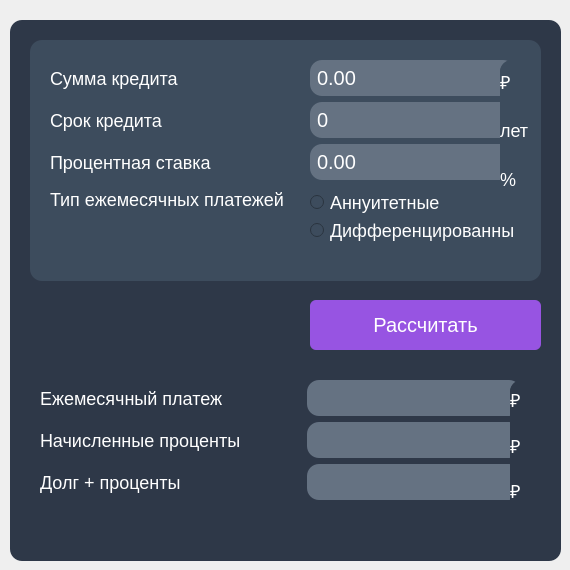
    <widget class="QWidget" name="tab_3">
     <attribute name="title">
      <string>Кредитный</string>
     </attribute>
     <widget class="QFrame" name="frame_4">
      <property name="geometry">
       <rect>
        <x>10</x>
        <y>20</y>
        <width>551</width>
        <height>541</height>
       </rect>
      </property>
      <property name="minimumSize">
       <size>
        <width>0</width>
        <height>0</height>
       </size>
      </property>
      <property name="styleSheet">
       <string notr="true">background-color: rgb(46, 56, 72);
/*background: #516071;*/
border-radius: 12px;</string>
      </property>
      <property name="frameShape">
       <enum>QFrame::StyledPanel</enum>
      </property>
      <property name="frameShadow">
       <enum>QFrame::Raised</enum>
      </property>
      <widget class="QPushButton" name="pushButton_equal_2">
       <property name="geometry">
        <rect>
         <x>300</x>
         <y>280</y>
         <width>231</width>
         <height>50</height>
        </rect>
       </property>
       <property name="minimumSize">
        <size>
         <width>0</width>
         <height>0</height>
        </size>
       </property>
       <property name="styleSheet">
        <string notr="true">QPushButton {
background: #516071;
border-radius: 6px;
color: #FFFFFF;
font-size: 20px;
height:  50px;
background-color: rgb(151, 84, 226);
}

QPushButton:hover {
background-color: rgb(201, 134, 255);
}
QPushButton:pressed {
background-color:  rgb(122, 232, 160);
}
</string>
       </property>
       <property name="text">
        <string>Рассчитать</string>
       </property>
      </widget>
      <widget class="QWidget" name="formLayoutWidget">
       <property name="geometry">
        <rect>
         <x>30</x>
         <y>360</y>
         <width>481</width>
         <height>127</height>
        </rect>
       </property>
       <layout class="QFormLayout" name="formLayout">
        <property name="labelAlignment">
         <set>Qt::AlignBottom|Qt::AlignLeading|Qt::AlignLeft</set>
        </property>
        <property name="formAlignment">
         <set>Qt::AlignLeading|Qt::AlignLeft|Qt::AlignTop</set>
        </property>
        <item row="1" column="0">
         <widget class="QLabel" name="label_10">
          <property name="styleSheet">
           <string notr="true">color: #FFFFFF;
font-size: 18px;</string>
          </property>
          <property name="text">
           <string>Начисленные проценты</string>
          </property>
         </widget>
        </item>
        <item row="2" column="0">
         <widget class="QLabel" name="label_11">
          <property name="styleSheet">
           <string notr="true">color: #FFFFFF;
font-size: 18px;</string>
          </property>
          <property name="text">
           <string>Долг + проценты</string>
          </property>
         </widget>
        </item>
        <item row="0" column="1">
         <widget class="QLineEdit" name="lineEdit_4">
          <property name="styleSheet">
           <string notr="true">font-size: 20px;
color: white;
background:  rgb(101, 114, 130);
padding: 5px;
padding-right: 10px;
margin-left: 60px;
min-width: 70px;</string>
          </property>
          <property name="readOnly">
           <bool>true</bool>
          </property>
         </widget>
        </item>
        <item row="1" column="1">
         <widget class="QLineEdit" name="lineEdit_5">
          <property name="styleSheet">
           <string notr="true">font-size: 20px;
color: white;
background:  rgb(101, 114, 130);
padding: 5px;
padding-right: 10px;
margin-left: 60px;
min-width: 70px;</string>
          </property>
          <property name="readOnly">
           <bool>true</bool>
          </property>
         </widget>
        </item>
        <item row="2" column="1">
         <widget class="QLineEdit" name="lineEdit_6">
          <property name="styleSheet">
           <string notr="true">font-size: 20px;
color: white;
background:  rgb(101, 114, 130);
padding: 5px;
padding-right: 10px;
margin-left: 60px;
min-width: 70px;</string>
          </property>
          <property name="readOnly">
           <bool>true</bool>
          </property>
         </widget>
        </item>
        <item row="0" column="0">
         <widget class="QLabel" name="label_9">
          <property name="styleSheet">
           <string notr="true">color: #FFFFFF;
font-size: 18px;</string>
          </property>
          <property name="text">
           <string>Ежемесячный платеж</string>
          </property>
         </widget>
        </item>
       </layout>
      </widget>
      <widget class="QGroupBox" name="groupBox">
       <property name="geometry">
        <rect>
         <x>20</x>
         <y>20</y>
         <width>511</width>
         <height>241</height>
        </rect>
       </property>
       <property name="styleSheet">
        <string notr="true">background:  rgb(61, 76, 93);
border-radius: 12px;</string>
       </property>
       <property name="title">
        <string/>
       </property>
       <widget class="QWidget" name="formLayoutWidget_2">
        <property name="geometry">
         <rect>
          <x>20</x>
          <y>20</y>
          <width>465</width>
          <height>221</height>
         </rect>
        </property>
        <layout class="QFormLayout" name="formLayout_2">
         <property name="labelAlignment">
          <set>Qt::AlignBottom|Qt::AlignLeading|Qt::AlignLeft</set>
         </property>
         <property name="formAlignment">
          <set>Qt::AlignLeading|Qt::AlignLeft|Qt::AlignTop</set>
         </property>
         <property name="bottomMargin">
          <number>0</number>
         </property>
         <item row="0" column="0">
          <widget class="QLabel" name="label_5">
           <property name="layoutDirection">
            <enum>Qt::LeftToRight</enum>
           </property>
           <property name="styleSheet">
            <string notr="true">color: #FFFFFF;
font-size: 18px;</string>
           </property>
           <property name="text">
            <string>Сумма кредита</string>
           </property>
           <property name="alignment">
            <set>Qt::AlignLeading|Qt::AlignLeft|Qt::AlignVCenter</set>
           </property>
          </widget>
         </item>
         <item row="0" column="1">
          <widget class="QDoubleSpinBox" name="doubleSpinBox_5">
           <property name="styleSheet">
            <string notr="true">QDoubleSpinBox {
font-size: 20px;
color: white;
background:  rgb(101, 114, 130);
padding: 5px;
padding-right: 10px;
margin-left: 20px;
}</string>
           </property>
           <property name="alignment">
            <set>Qt::AlignJustify|Qt::AlignVCenter</set>
           </property>
           <property name="buttonSymbols">
            <enum>QAbstractSpinBox::NoButtons</enum>
           </property>
           <property name="prefix">
            <string/>
           </property>
           <property name="suffix">
            <string/>
           </property>
           <property name="minimum">
            <double>0.000000000000000</double>
           </property>
           <property name="maximum">
            <double>10000000.000000000000000</double>
           </property>
          </widget>
         </item>
         <item row="1" column="0">
          <widget class="QLabel" name="label_8">
           <property name="styleSheet">
            <string notr="true">color: #FFFFFF;
font-size: 18px;</string>
           </property>
           <property name="text">
            <string>Срок кредита</string>
           </property>
          </widget>
         </item>
         <item row="1" column="1">
          <widget class="QSpinBox" name="spinBox">
           <property name="styleSheet">
            <string notr="true">min-width: 70px;
font-size: 20px;
color: white;
background:  rgb(101, 114, 130);
padding: 5px;
padding-right: 10px;
margin-left: 20px;</string>
           </property>
           <property name="buttonSymbols">
            <enum>QAbstractSpinBox::NoButtons</enum>
           </property>
           <property name="minimum">
            <number>0</number>
           </property>
          </widget>
         </item>
         <item row="2" column="0">
          <widget class="QLabel" name="label_7">
           <property name="styleSheet">
            <string notr="true">color: #FFFFFF;
font-size: 18px;</string>
           </property>
           <property name="text">
            <string>Процентная ставка</string>
           </property>
          </widget>
         </item>
         <item row="2" column="1">
          <widget class="QDoubleSpinBox" name="doubleSpinBox_7">
           <property name="styleSheet">
            <string notr="true">QDoubleSpinBox {
font-size: 20px;
color: white;
background:  rgb(101, 114, 130);
padding: 5px;
padding-right: 10px;
margin-left: 20px;
min-width: 70px;
}</string>
           </property>
           <property name="buttonSymbols">
            <enum>QAbstractSpinBox::NoButtons</enum>
           </property>
           <property name="prefix">
            <string/>
           </property>
           <property name="suffix">
            <string/>
           </property>
           <property name="minimum">
            <double>0.000000000000000</double>
           </property>
           <property name="maximum">
            <double>10000000.000000000000000</double>
           </property>
          </widget>
         </item>
         <item row="3" column="0">
          <widget class="QLabel" name="label_12">
           <property name="styleSheet">
            <string notr="true">color: #FFFFFF;
font-size: 18px;</string>
           </property>
           <property name="text">
            <string>Тип ежемесячных платежей</string>
           </property>
          </widget>
         </item>
         <item row="3" column="1">
          <widget class="QRadioButton" name="radioButton_3">
           <property name="styleSheet">
            <string notr="true">color: #FFFFFF;
font-size: 18px;
margin-left: 20px;
padding-top: 5px;</string>
           </property>
           <property name="text">
            <string>Аннуитетные</string>
           </property>
          </widget>
         </item>
         <item row="4" column="1">
          <widget class="QRadioButton" name="radioButton">
           <property name="styleSheet">
            <string notr="true">color: #FFFFFF;
font-size: 18px;
margin-left: 20px;</string>
           </property>
           <property name="text">
            <string>Дифференцированные</string>
           </property>
          </widget>
         </item>
        </layout>
       </widget>
       <widget class="QWidget" name="verticalLayoutWidget">
        <property name="geometry">
         <rect>
          <x>470</x>
          <y>20</y>
          <width>31</width>
          <height>141</height>
         </rect>
        </property>
        <layout class="QVBoxLayout" name="verticalLayout">
         <item>
          <widget class="QLabel" name="label_2">
           <property name="styleSheet">
            <string notr="true">color: #FFFFFF;
font-size: 18px;</string>
           </property>
           <property name="text">
            <string>₽</string>
           </property>
          </widget>
         </item>
         <item>
          <widget class="QLabel" name="label_3">
           <property name="styleSheet">
            <string notr="true">color: #FFFFFF;
font-size: 18px;</string>
           </property>
           <property name="text">
            <string>лет</string>
           </property>
          </widget>
         </item>
         <item>
          <widget class="QLabel" name="label_4">
           <property name="styleSheet">
            <string notr="true">color: #FFFFFF;
font-size: 18px;</string>
           </property>
           <property name="text">
            <string>%</string>
           </property>
          </widget>
         </item>
        </layout>
       </widget>
      </widget>
      <widget class="QLineEdit" name="lineEdit_7">
       <property name="geometry">
        <rect>
         <x>30</x>
         <y>270</y>
         <width>181</width>
         <height>31</height>
        </rect>
       </property>
       <property name="minimumSize">
        <size>
         <width>0</width>
         <height>0</height>
        </size>
       </property>
       <property name="styleSheet">
        <string notr="true">
color: rgb(232, 88, 86);
font-size: 20px;</string>
       </property>
       <property name="text">
        <string/>
       </property>
       <property name="alignment">
        <set>Qt::AlignLeading|Qt::AlignLeft|Qt::AlignVCenter</set>
       </property>
       <property name="readOnly">
        <bool>true</bool>
       </property>
      </widget>
      <widget class="QWidget" name="verticalLayoutWidget_2">
       <property name="geometry">
        <rect>
         <x>500</x>
         <y>360</y>
         <width>31</width>
         <height>131</height>
        </rect>
       </property>
       <layout class="QVBoxLayout" name="verticalLayout_2">
        <item>
         <widget class="QLabel" name="label_6">
          <property name="styleSheet">
           <string notr="true">color: #FFFFFF;
font-size: 18px;</string>
          </property>
          <property name="text">
           <string>₽</string>
          </property>
         </widget>
        </item>
        <item>
         <widget class="QLabel" name="label_13">
          <property name="styleSheet">
           <string notr="true">color: #FFFFFF;
font-size: 18px;</string>
          </property>
          <property name="text">
           <string>₽</string>
          </property>
         </widget>
        </item>
        <item>
         <widget class="QLabel" name="label_14">
          <property name="styleSheet">
           <string notr="true">color: #FFFFFF;
font-size: 18px;</string>
          </property>
          <property name="text">
           <string>₽</string>
          </property>
         </widget>
        </item>
       </layout>
      </widget>
      <zorder>formLayoutWidget</zorder>
      <zorder>groupBox</zorder>
      <zorder>pushButton_equal_2</zorder>
      <zorder>lineEdit_7</zorder>
      <zorder>verticalLayoutWidget_2</zorder>
     </widget>
    </widget>
